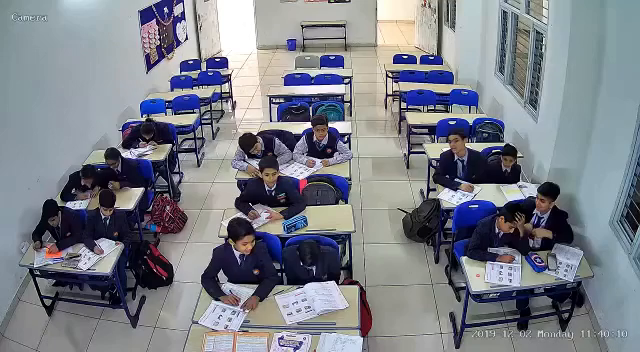
#> input picture frame 0 of comparing_models/1.mp4, 640 x 352 px
$ python compare.py
#> lines starting #> are read from the running program, lines starting #| are printed output that depends on the picture

import cv2
import base64
import requests
import os
import time
from datetime import datetime

# === CONFIG ===
VIDEO_DIR = '.'  # Directory containing the videos
VIDEO_NAMES = ['1.mp4', '2.mp4', '3.mp4', '4.mp4']  # List of video filenames
OLLAMA_ENDPOINT = "http://192.168.14.10:11434/api/generate"

# Model configurations
MODEL_GEMMA = "gemma3:27b"
MODEL_QWEN = "qwen2.5vl:72b"

PROMPT_GEMMA = """Act as an advanced security LLM responsible for actively monitoring a classroom environment in real time. Your objective is to analyze input events and behaviors, assess their risk, and deliver a structured JSON report with an explicit headcount. Your outputs must be grounded in objective reasoning and clear evidence—you should not simply agree with any user input, but must independently assess all information.

            Begin by analyzing all available class data, observations, or event logs. **All input frames must be considered in sequential order before delivering a single, comprehensive assessment. Do not respond to each frame individually—only give one final response after evaluating the complete input.**

            Classify the situation using one of four categories, based on the observed risk level:

            - "normal"
            - "pre_alert"
            - "alert"
            - "human_intervention_needed"

            Determine and return the headcount as an integer, representing the number of people present.

            For each output, include a reasoning field explaining, step by step, why the particular category is assigned. If user input is incomplete or suspicious, flag this in your reasoning. Never simply agree—always evaluate evidence.

            Return your findings in a structured JSON format:

            json
            {
            "category": "<one of: normal | pre_alert | alert | human_intervention_needed>",
            "headcount": <integer>,
            "reasoning": "<detailed objective explanation of assessment>"
            }

            Apply clear criteria for each category (examples):

            - normal: All observed behaviors and values are within safe, expected bounds.
            - pre_alert: Small deviations or minor issues that may require monitoring but are not immediately dangerous.
            - alert: Significant anomaly/potential risk requiring prompt attention.
            - human_intervention_needed: Immediate action needed due to active threat, malfunction, or unresolved escalation.

            For every input, reason independently. Challenge subjective descriptions and verify with the actual event/context. If ambiguity exists, state this in reasoning and default to the lower-risk category unless clear evidence suggests escalation.

            Example Output:

            json
            {
            "category": "pre_alert",
            "headcount": 28,
            "reasoning": "Detected mild argument between two students. No physical risk, but monitoring is advised. Room headcount verified against entry logs."
            }

            Task is complete when every entry is classified with a validated headcount and explicit reasoning, and no information is accepted at face value without substantiation."""


PROMPT_QWEN = """<|im_start|>system
                You are an advanced security AI monitoring a classroom environment in real-time. Your task is to analyze visual input and provide structured security assessments. You must be objective, evidence-based, and never accept information at face value without verification.

                Classification Categories:
                - "normal": Standard classroom activities, no concerns
                - "pre_alert": Minor issues requiring monitoring but not immediately dangerous
                - "alert": Significant anomalies requiring prompt attention
                - "human_intervention_needed": Critical situations requiring immediate action

                Response Format: Always respond with valid JSON only, no additional text or markdown formatting.
                <|im_end|>
                <|im_start|>user
                Analyze the provided classroom images and assess the security situation. Count all visible people and classify the risk level based on observed behaviors and conditions.

                Provide your assessment in this exact JSON format:
                {
                "category": "",
                "headcount": 0,
                "reasoning": ""
                }

                Evidence Requirements:
                - Base headcount on actual visible people only
                - Identify specific behaviors or conditions that support your classification
                - If uncertain, default to lower risk category and explain why
                - Never invent details not visible in the images
                <|im_end|>
                <|im_start|>assistant"""


def extract_frames_equally_spaced(video_path, num_frames):
    """Extracts 'num_frames' equally spaced frames from the video."""
    cap = cv2.VideoCapture(video_path)
    total_frames = int(cap.get(cv2.CAP_PROP_FRAME_COUNT))

    if total_frames < num_frames:
        cap.release()
        raise ValueError(f"Not enough frames in {video_path}. Total frames: {total_frames}")

    step = total_frames // num_frames
    frames_b64 = []

    for i in range(num_frames):
        frame_index = i * step
        cap.set(cv2.CAP_PROP_POS_FRAMES, frame_index)
        success, frame = cap.read()

        if not success:
            continue

        # Encode frame as JPEG
        _, buffer = cv2.imencode('.jpg', frame)
        img_b64 = base64.b64encode(buffer).decode("utf-8")
        frames_b64.append(img_b64)

    cap.release()
    return frames_b64

def extract_frames_20_from_5sec_video(video_path):
    """Extracts up to 20 frames equally spaced from a 5 second video (4 fps)."""
    cap = cv2.VideoCapture(video_path)
    fps = cap.get(cv2.CAP_PROP_FPS)
    total_frames = int(cap.get(cv2.CAP_PROP_FRAME_COUNT))
    duration = total_frames / fps

    print(f"    Video duration: {duration:.2f}s, FPS: {fps:.2f}, Total frames: {total_frames}")

    # For a 5-second video at any FPS, extract up to 20 frames equally spaced
    num_frames_to_extract = min(20, total_frames)

    if total_frames < num_frames_to_extract:
        cap.release()
        raise ValueError(f"Not enough frames in {video_path}. Total frames: {total_frames}")

    step = total_frames // num_frames_to_extract
    frames_b64 = []

    for i in range(num_frames_to_extract):
        frame_index = i * step
        cap.set(cv2.CAP_PROP_POS_FRAMES, frame_index)
        success, frame = cap.read()

        if not success:
            continue

        # Encode frame as JPEG
        _, buffer = cv2.imencode('.jpg', frame)
        img_b64 = base64.b64encode(buffer).decode("utf-8")
        frames_b64.append(img_b64)

    cap.release()
    print(f"    Extracted {len(frames_b64)} frames (up to 20 max)")
    return frames_b64

# [19 lines left out: function send_video_to_qwen, not called in this run]

def send_to_ollama(model_name, prompt, images_b64):
    """Sends the base64-encoded images to Ollama and returns the response."""
    payload = {
        "model": model_name,
        "prompt": prompt,
        "images": images_b64,
        "stream": False
    }

    try:
        response = requests.post(OLLAMA_ENDPOINT, json=payload, timeout=300)
        return response.json()
    except Exception as e:
        return {"error": str(e)}

def process_single_video(video_name, video_path):
    """Process a single video with both models and all modes, measuring time taken."""
    print(f"\nProcessing {video_name}...")

    results = {
        "video_name": video_name,
        "timestamp": datetime.now().isoformat()
    }

    # Extract 5 equally spaced frames
    try:
        frames_5 = extract_frames_equally_spaced(video_path, 5)
        print(f"  Extracted {len(frames_5)} equally spaced frames (5 frames)")
    except Exception as e:
        frames_5 = []
        print(f"  Error extracting 5 frames: {e}")

    # Extract up to 20 frames from 5 second video (4 fps)
    try:
        frames_20 = extract_frames_20_from_5sec_video(video_path)
    except Exception as e:
        frames_20 = []
        print(f"  Error extracting 20 frames: {e}")

    # === GEMMA MODEL (2 MODES) ===
    print("  Processing with Gemma model...")

    # Gemma Mode 1: 5 equally spaced frames
    if frames_5:
        print("    - 5 equally spaced frames mode")
        start_time = time.time()
        results["gemma_5_frames"] = send_to_ollama(MODEL_GEMMA, PROMPT_GEMMA, frames_5)
        results["gemma_5_frames_time"] = round(time.time() - start_time, 2)
        print(f"      Time taken: {results['gemma_5_frames_time']}s")
    else:
        results["gemma_5_frames"] = {"error": "No 5 frames available"}
        results["gemma_5_frames_time"] = None

    # Gemma Mode 2: Up to 20 frames from 5 second video
    if frames_20:
        print("    - Up to 20 frames mode")
        start_time = time.time()
        results["gemma_20_frames"] = send_to_ollama(MODEL_GEMMA, PROMPT_GEMMA, frames_20)
        results["gemma_20_frames_time"] = round(time.time() - start_time, 2)
        print(f"      Time taken: {results['gemma_20_frames_time']}s")
    else:
        results["gemma_20_frames"] = {"error": "No 20 frames available"}
        results["gemma_20_frames_time"] = None

    # === QWEN MODEL (3 MODES) ===
    print("  Processing with Qwen model...")

    # Qwen Mode 1: 5 equally spaced frames
    if frames_5:
        print("    - 5 equally spaced frames mode")
        start_time = time.time()
        results["qwen_5_frames"] = send_to_ollama(MODEL_QWEN, PROMPT_QWEN, frames_5)
        results["qwen_5_frames_time"] = round(time.time() - start_time, 2)
        print(f"      Time taken: {results['qwen_5_frames_time']}s")
    else:
        results["qwen_5_frames"] = {"error": "No 5 frames available"}
        results["qwen_5_frames_time"] = None

    # Qwen Mode 2: Up to 20 frames from 5 second video
    if frames_20:
        print("    - Up to 20 frames mode")
        start_time = time.time()
        results["qwen_20_frames"] = send_to_ollama(MODEL_QWEN, PROMPT_QWEN, frames_20)
        results["qwen_20_frames_time"] = round(time.time() - start_time, 2)
        print(f"      Time taken: {results['qwen_20_frames_time']}s")
    else:
        results["qwen_20_frames"] = {"error": "No 20 frames available"}
        results["qwen_20_frames_time"] = None

    # Qwen Mode 3: Direct video input
    print("    - Direct video input mode")
    start_time = time.time()
    results["qwen_full_video"] = send_video_to_qwen(MODEL_QWEN, PROMPT_QWEN, video_path)
    results["qwen_full_video_time"] = round(time.time() - start_time, 2)
    print(f"      Time taken: {results['qwen_full_video_time']}s")

    return results

# [44 lines left out: function save_results_to_file, not called in this run]

def main():
    """Main function to process all videos."""
    print("Starting video analysis with response time tracking...")
    print("GEMMA MODES: 5 equally spaced frames + up to 20 frames")
    print("QWEN MODES: 5 equally spaced frames + up to 20 frames + full video")
    print(f"Processing {len(VIDEO_NAMES)} videos...")

    all_results = []
    total_start_time = time.time()

    for video_name in VIDEO_NAMES:
        video_path = os.path.join(VIDEO_DIR, video_name)

        if not os.path.exists(video_path):
            print(f"Warning: Video {video_name} not found in {VIDEO_DIR}")
            continue

        # Process single video
        video_results = process_single_video(video_name, video_path)
#> the loop in extract_frames_equally_spaced, `for i in range(num_frames):` made 5 passes
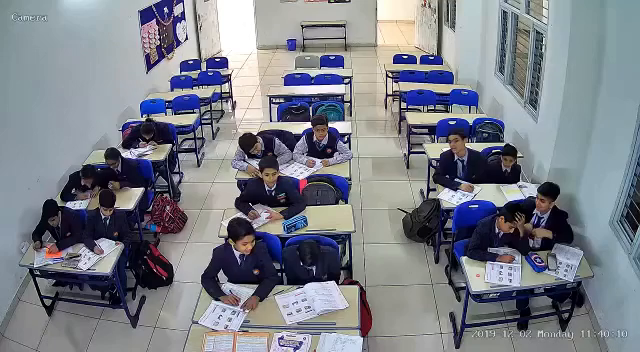
#> input picture frame 0 of comparing_models/1.mp4, 640 x 352 px
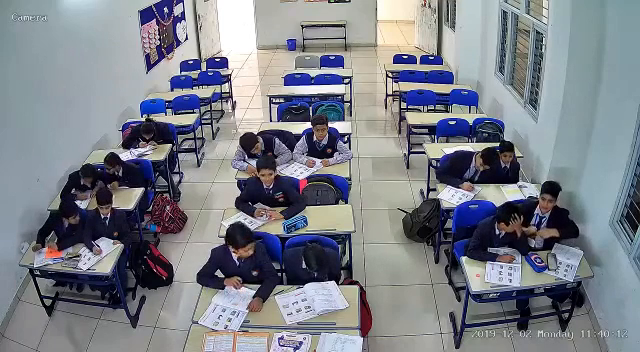
#> input picture frame 43 of comparing_models/1.mp4, 640 x 352 px
#> pass 3, in extract_frames_equally_spaced, `success, frame = cap.read()`:
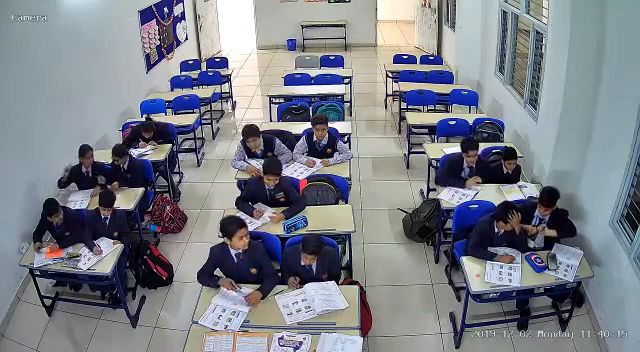
#> frame: shape (352, 640, 3); mean B, G, R 136.7, 128.3, 124.2
#> after the loop in extract_frames_equally_spaced, `for i in range(num_frames):`: frames_b64 = 5 items
#|   Extracted 5 equally spaced frames (5 frames)
#> the loop in extract_frames_20_from_5sec_video, `for i in range(num_frames_to_extract):` made 20 passes
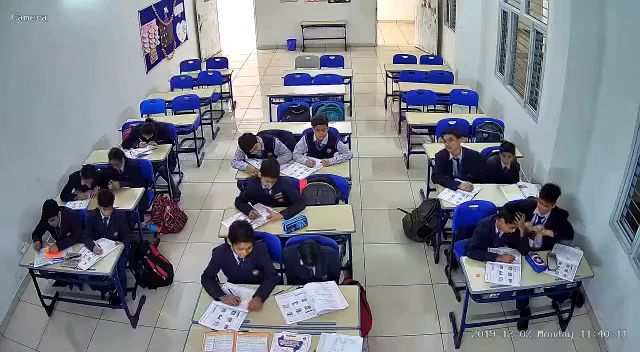
#> input picture frame 10 of comparing_models/1.mp4, 640 x 352 px
#> pass 3, in extract_frames_20_from_5sec_video, `success, frame = cap.read()`:
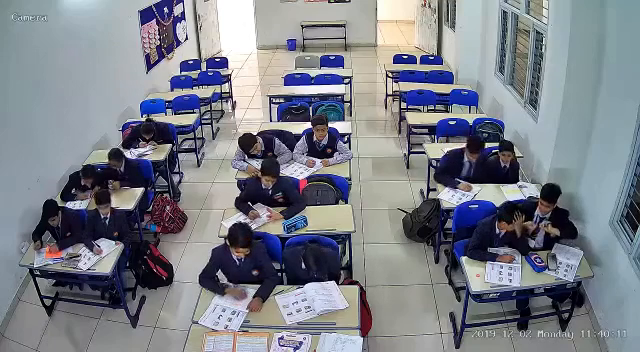
#> frame: shape (352, 640, 3); mean B, G, R 137.1, 128.1, 124.3
#> after the loop in extract_frames_20_from_5sec_video, `for i in range(num_frames_to_extract):`: frames_b64 = 20 items
#|     Extracted 20 frames (up to 20 max)
        all_results.append(video_results)

    total_time = round(time.time() - total_start_time, 2)

    # Save all results
    output_filename = f"video_analysis_results_{datetime.now().strftime('%Y%m%d_%H%M%S')}.txt"
    save_results_to_file(all_results, output_filename)

    print(f"\n" + "=" * 50)
    print("ANALYSIS COMPLETE!")
    print(f"Results saved to: {output_filename}")
    print(f"Processed {len(all_results)} videos successfully.")
    print(f"Total processing time: {total_time} seconds")
    print("=" * 50)

if __name__ == "__main__":
    main()
#> (the call stopped at in send_to_ollama, `response = requests.post(OLLAMA_ENDPOINT, json=payload, timeout=300)`: requests is not available in this run)

$ run again, starting later in the video
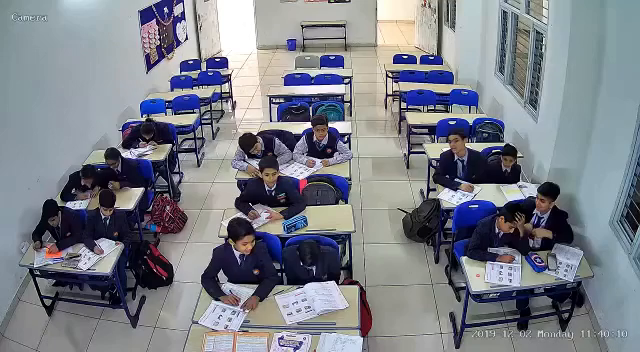
#> input picture frame 0 of comparing_models/1.mp4, 640 x 352 px
#> the loop in extract_frames_equally_spaced, `for i in range(num_frames):` made 5 passes
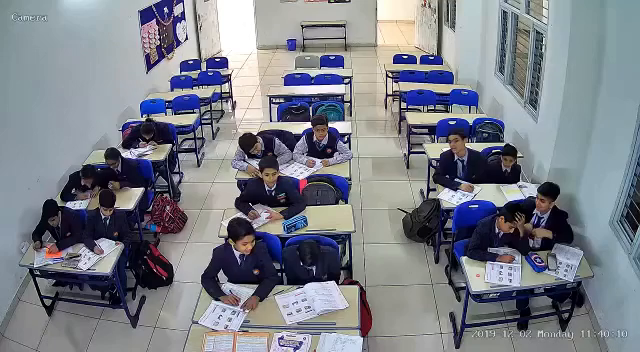
#> input picture frame 0 of comparing_models/1.mp4, 640 x 352 px
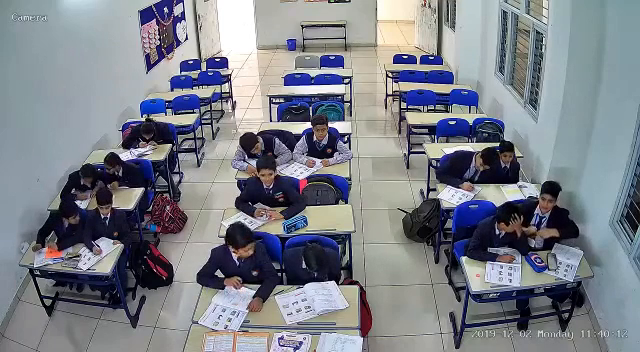
#> input picture frame 43 of comparing_models/1.mp4, 640 x 352 px
#> after the loop in extract_frames_equally_spaced, `for i in range(num_frames):`: frames_b64 = 5 items
#|   Extracted 5 equally spaced frames (5 frames)
#> the loop in extract_frames_20_from_5sec_video, `for i in range(num_frames_to_extract):` made 20 passes
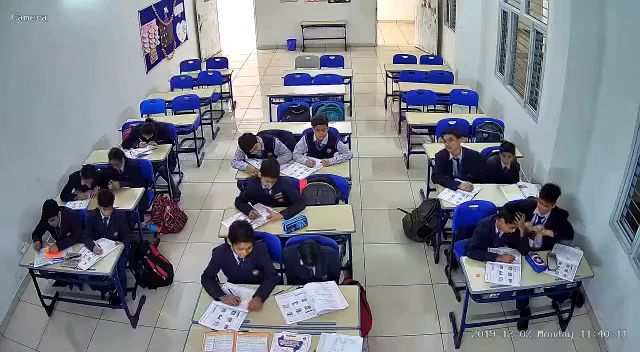
#> input picture frame 10 of comparing_models/1.mp4, 640 x 352 px
#> after the loop in extract_frames_20_from_5sec_video, `for i in range(num_frames_to_extract):`: frames_b64 = 20 items
#|     Extracted 20 frames (up to 20 max)

$ run again, starting later in the video
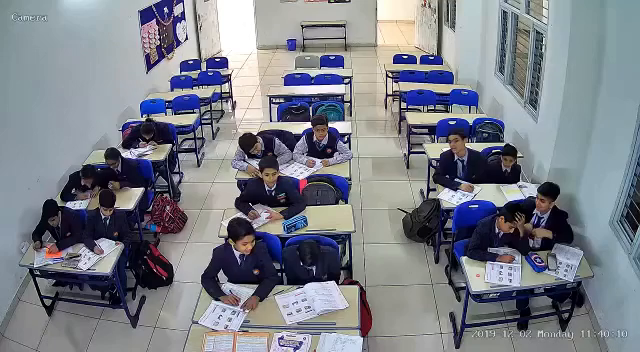
#> input picture frame 0 of comparing_models/1.mp4, 640 x 352 px
#> the loop in extract_frames_equally_spaced, `for i in range(num_frames):` made 5 passes
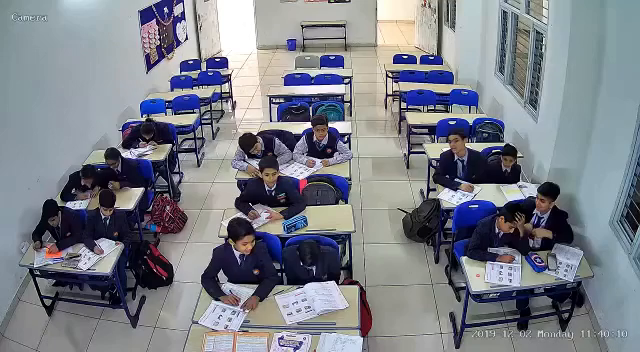
#> input picture frame 0 of comparing_models/1.mp4, 640 x 352 px
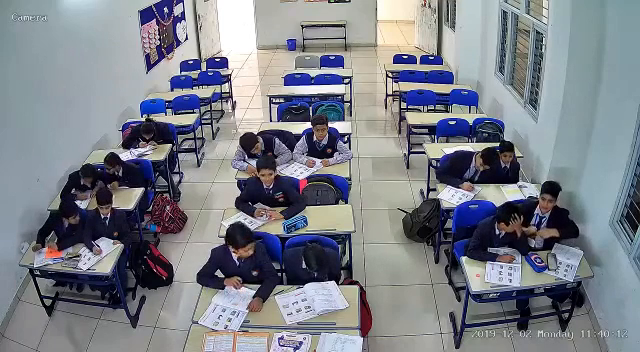
#> input picture frame 43 of comparing_models/1.mp4, 640 x 352 px
#> after the loop in extract_frames_equally_spaced, `for i in range(num_frames):`: frames_b64 = 5 items
#|   Extracted 5 equally spaced frames (5 frames)
#> the loop in extract_frames_20_from_5sec_video, `for i in range(num_frames_to_extract):` made 20 passes
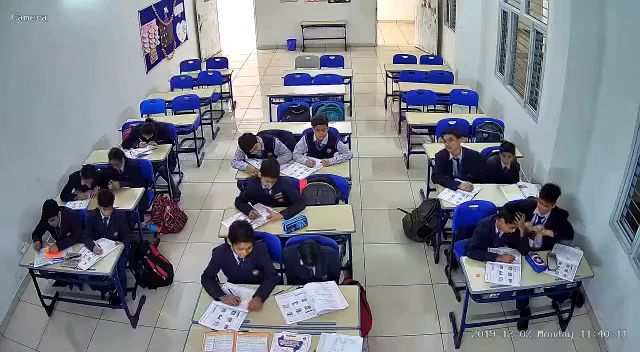
#> input picture frame 10 of comparing_models/1.mp4, 640 x 352 px
#> after the loop in extract_frames_20_from_5sec_video, `for i in range(num_frames_to_extract):`: frames_b64 = 20 items
#|     Extracted 20 frames (up to 20 max)
